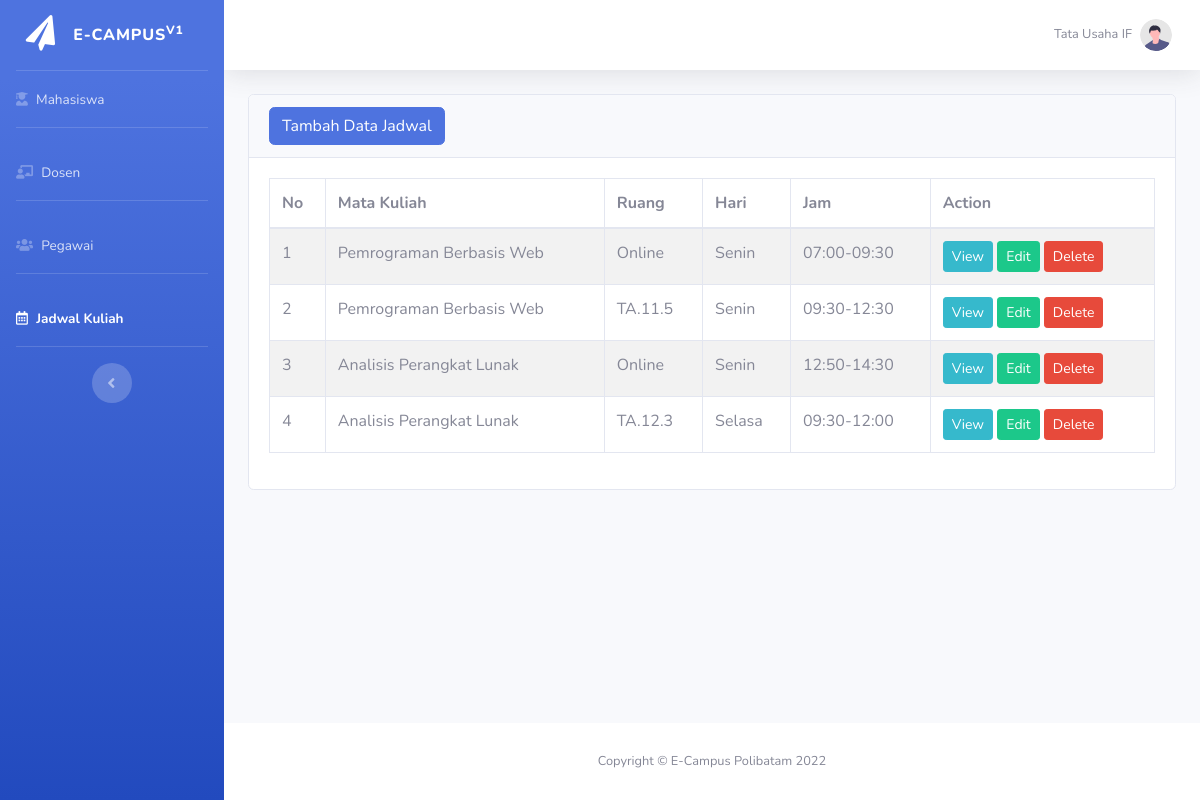
The page /jadwal.php on the database its author committed.
### tables this page shows
CREATE TABLE `jadwal` (
  `id` int(6) NOT NULL,
  `mataKuliah` varchar(100) DEFAULT NULL,
  `ruang` varchar(30) DEFAULT NULL,
  `hari` varchar(30) DEFAULT NULL,
  `jam` varchar(30) DEFAULT NULL
);

### jadwal.php (the view, shortened to what this page needs)
<?php
require 'dbcon.php';
?>
<!DOCTYPE html>
<html lang="en">
<head>
    <link href="vendor/fontawesome-free/css/all.min.css" rel="stylesheet" type="text/css">
    <link href="css/sb-admin-2.min.css" rel="stylesheet">
</head>
<body id="page-top">
    <div id="wrapper">
        <ul class="navbar-nav bg-gradient-primary sidebar sidebar-dark accordion" id="accordionSidebar">
            <a class="sidebar-brand d-flex align-items-center justify-content-center" href="index.php">
                <div class="sidebar-brand-icon rotate-n-15">
                    <i class="fas fa-paper-plane"></i>
                </div>
                <div class="sidebar-brand-text mx-3">E-Campus<sup>v1</sup></div>
            </a>
            <hr class="sidebar-divider my-0">
            <li class="nav-item">
                <a class="nav-link" href="index.php">
                    <i class="fas fa-user-graduate"></i>
                    <span>Mahasiswa</span></a>
            </li>
            <hr class="sidebar-divider">
            <li class="nav-item">
                <a class="nav-link" href="dosen.php">
                    <i class="fas fa-chalkboard-teacher"></i>
                    <span>Dosen</span></a>
            </li>
            <hr class="sidebar-divider">
            <li class="nav-item">
                <a class="nav-link" href="pegawai.php">
                    <i class="fas fa-users"></i>
                    <span>Pegawai</span></a>
            </li>
            <hr class="sidebar-divider">
            <li class="nav-item active">
                <a class="nav-link" href="jadwal.php">
                    <i class="far fa-calendar-alt"></i>
                    <span>Jadwal Kuliah</span></a>
            </li>
            <hr class="sidebar-divider">
            <div class="text-center d-none d-md-inline">
                <button class="rounded-circle border-0" id="sidebarToggle"></button>
            </div>
        </ul>
        <div id="content-wrapper" class="d-flex flex-column">
            <div id="content">
                <nav class="navbar navbar-expand navbar-light bg-white topbar mb-4 static-top shadow">
                    <ul class="navbar-nav ml-auto">
                        <li class="nav-item dropdown no-arrow">
                            <a class="nav-link dropdown-toggle" href="#" id="userDropdown" role="button" data-toggle="dropdown" aria-haspopup="true" aria-expanded="false">
                                <span class="mr-2 d-none d-lg-inline text-gray-600 small">Tata Usaha IF</span>
                                <img class="img-profile rounded-circle" src="img/undraw_profile.svg">
                            </a>
                        </li>
                    </ul>
                </nav>
                <div class="container-fluid">
                    <div class="row">
                        <div class="col-md-12">
                            <div class="card">
                                <div class="card-header">
                                    <a href="tambah_jadwal.php" class="btn btn-primary float-end">Tambah Data Jadwal</a>
                                </div>
                                <div class="card-body">
                                    <table class="table table-bordered table-striped">
                                        <thead>
                                            <tr>
                                                <th>No</th>
                                                <th>Mata Kuliah</th>
                                                <th>Ruang</th>
                                                <th>Hari</th>
                                                <th>Jam</th>
                                                <th>Action</th>
                                            </tr>
                                        </thead>
                                        <tbody>
                                            <?php
                                            $query = "SELECT * FROM jadwal";
                                            $no = 1;
                                            $query_run = mysqli_query($con, $query);
                                            if (mysqli_num_rows($query_run) > 0) {
                                                foreach ($query_run as $jadwal) {
                                            ?>
                                                    <tr>
                                                        <td><?= $no++; ?></td>
                                                        <td><?= $jadwal['mataKuliah']; ?></td>
                                                        <td><?= $jadwal['ruang']; ?></td>
                                                        <td><?= $jadwal['hari']; ?></td>
                                                        <td><?= $jadwal['jam']; ?></td>
                                                        <td>
                                                            <a href="view_jadwal.php?id=<?= $jadwal['id']; ?>" class="btn btn-info btn-sm">View</a>
                                                            <a href="edit_jadwal.php?id=<?= $jadwal['id']; ?>" class="btn btn-success btn-sm">Edit</a>
                                                            <form action="code_jadwal.php" method="POST" class="d-inline">
                                                                <button type="submit" name="delete_jadwal" value="<?= $jadwal['id']; ?>" class="btn btn-danger btn-sm">Delete</button>
                                                            </form>
                                                        </td>
                                                    </tr>
                                            <?php
                                                }
                                            } else {
                                                echo "<h5> No Record Found </h5>";
                                            }
                                            ?>
                                        </tbody>
                                    </table>
                                </div>
                            </div>
                        </div>
                    </div>
                </div>
            </div>
            <footer class="sticky-footer bg-white">
                <div class="container my-auto">
                    <div class="copyright text-center my-auto">
                        <span>Copyright &copy; E-Campus Polibatam 2022</span>
                    </div>
                </div>
            </footer>
        </div>
    </div>
</body>
</html>

### rows shown on the page
jadwal: mataKuliah "Pemrograman Berbasis Web", ruang "Online", hari "Senin", jam "07:00-09:30"
jadwal: mataKuliah "Pemrograman Berbasis Web", ruang "TA.11.5", hari "Senin", jam "09:30-12:30"
jadwal: mataKuliah "Analisis Perangkat Lunak", ruang "Online", hari "Senin", jam "12:50-14:30"
jadwal: mataKuliah "Analisis Perangkat Lunak", ruang "TA.12.3", hari "Selasa", jam "09:30-12:00"
